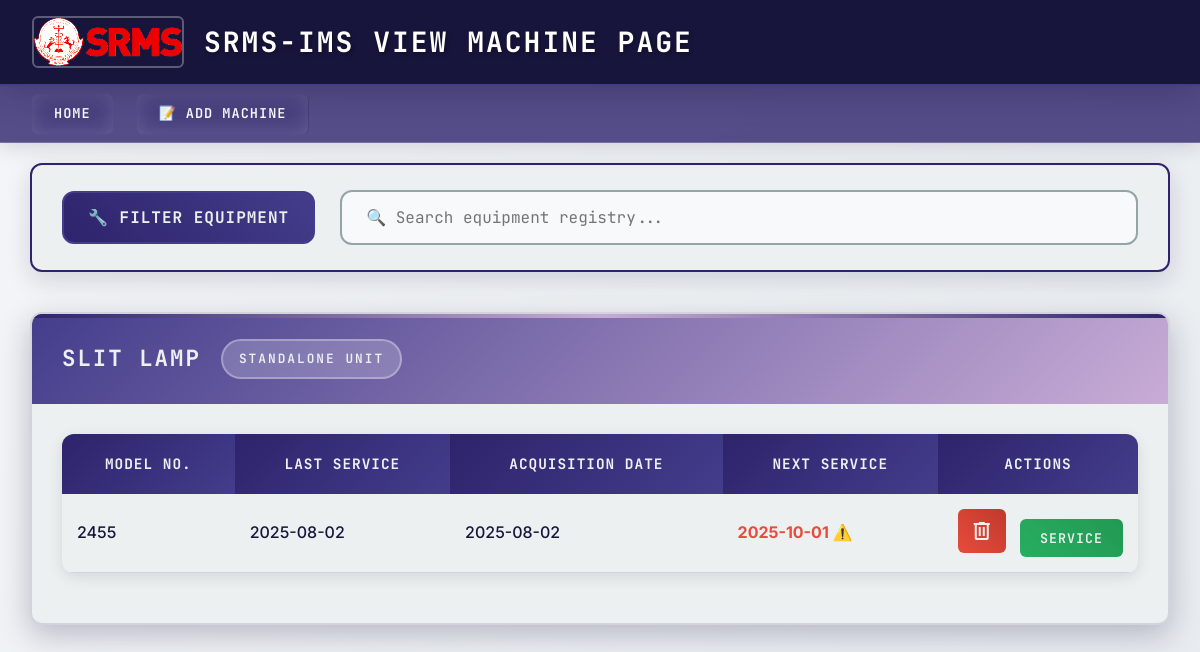
Screenshot of /viewc/3 with the database file from the repository.
### app.py (models this page shows)
class Machine(db.Model):
    __tablename__ = 'machine'
    sno = db.Column(db.Integer, primary_key=True)
    name = db.Column(db.String(200), nullable=False)
    m_uid = db.Column(db.Integer, unique=True)  # Added unique constraint for serial ID
    department = db.Column(db.Integer, db.ForeignKey('dep.sno'), nullable=False)
    typee = db.Column(db.String(500), nullable=False)
    interval = db.Column(db.Integer, nullable=True)
    up_date = db.Column(db.Date)  # Acquisition/Purchase date
    ls_date = db.Column(db.Date, nullable=True)  # Last service date
    manufacturer = db.Column(db.Integer, db.ForeignKey('manufacturer.sno'), nullable=True)
    service_location = db.Column(db.String(500), nullable=True)  # Where to send for service

### app.py (the view)
@app.route('/viewc/<sno>',methods=['GET', 'POST'])
def viewc(sno):
    q = Machine.query.filter_by(typee="single-unit" , department=int(sno)).all()
    q1 = Machine.query.filter_by(typee="assembled").all()
    q2 = Mpart.query.all()
    for m in q:
        if m.ls_date and m.interval:
            m.next_date = m.ls_date + timedelta(days=m.interval)
    for p in q2:
        if p.ls_date and p.interval:
            p.next_date = p.ls_date + timedelta(days=p.interval)
    grouped_s = group_by_name(q)
    grouped_p = group_by_name(q1)
    grouped_parts = group_by_id(q2)
    return render_template("view.html", smachines=grouped_s, pmachines=grouped_p, parts=grouped_parts)

### app.py (called while the page is built)
def group_by_name(items):
    grouped = defaultdict(list)
    for item in items:
        grouped[item.name].append(item)
    return grouped

def group_by_id(items):
    grouped = defaultdict(list)
    for item in items:
        grouped[item.m_id].append(item)
    return grouped

### inventory/templates/view.html (shortened to what this page needs)
<!DOCTYPE html>
<html lang="en">
<head>
</head>
<body>
  <header>
        <div class="header-left">
            <img src="/static/download.png" alt="SRMS Logo" />
            <h1 id="mainTitle" class="animated-title">SRMS-IMS View Machine Page</h1>
        </div>
    </header>
    <nav>
      <a href="/">Home</a>
        <a href="/add">📝 Add Machine</a>
    </nav>
  <div class="controls-section">
    <div class="controls-container">
      <div class="filter-control">
        <div id="machine-heading" class="clickable-heading">
          🔧 Filter Equipment
        </div>
      </div>
      <div class="search-container">
        <input type="text" id="machine-search" placeholder="🔍 Search equipment registry...">
      </div>
    </div>
  </div>
  <div class="inventory-container">
    {% for name, machines in smachines.items() %}
    <div class="machine-group-card">
      <div class="machine-group-header">
        <div class="machine-group-title">
          <span class="machine-name">{{ name }}</span>
          <span class="type-label">Standalone Unit</span>
        </div>
      </div>
      <div class="table-container">
        <table class="machine-table">
          <thead>
            <tr>
              <th>Model No.</th>
              <th>Last Service</th>
              <th>Acquisition Date</th>
              <th>Next Service</th>
              <th>Actions</th>
            </tr>
          </thead>
          <tbody>
            {% for m in machines %}
            <tr data-row-type="machine" data-uid="{{ m.m_uid }}" data-sno="{{ m.sno }}">
              <td data-label="Equipment ID">{{ m.m_uid }}</td>
              <td data-label="Last Service">{{ m.ls_date }}</td>
              <td data-label="Acquisition Date">{{ m.up_date }}</td>
              <td data-label="Next Service">{{ m.next_date }}</td>
              <td>
                <button class="delete-machine-btn">
                  <span class="material-symbols-outlined">delete</span>
                </button>
                <button class="edit-btn">Service</button>
              </td>
            </tr>
            {% endfor %}
          </tbody>
        </table>
      </div>
    </div>
    {% endfor %}
  </div>
</body>
</html>

### rows the page displays
Machine: name "SLIT LAMP", m_uid "2455", ls_date "2025-08-02", up_date "2025-08-02", next_date "2025-10-01 ⚠️"
